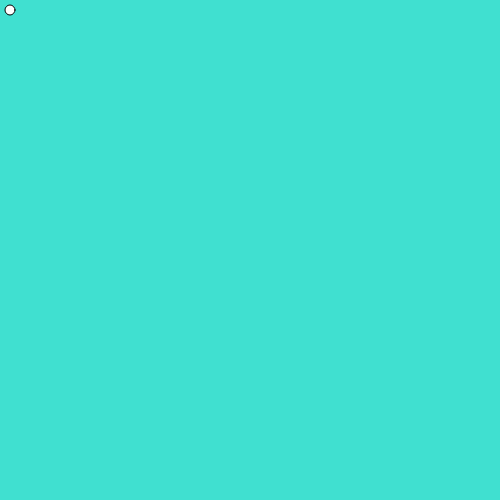
Frame 1 (no input)
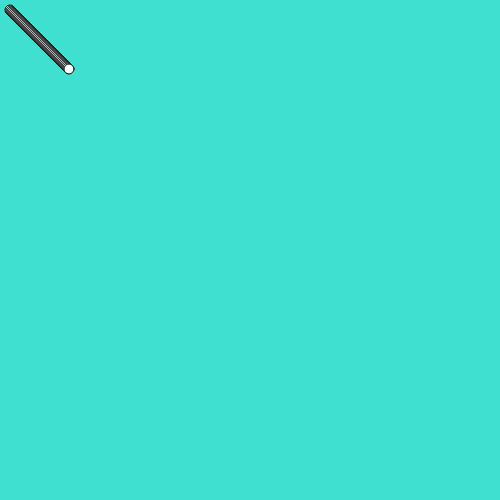
Frame 60 (no input)
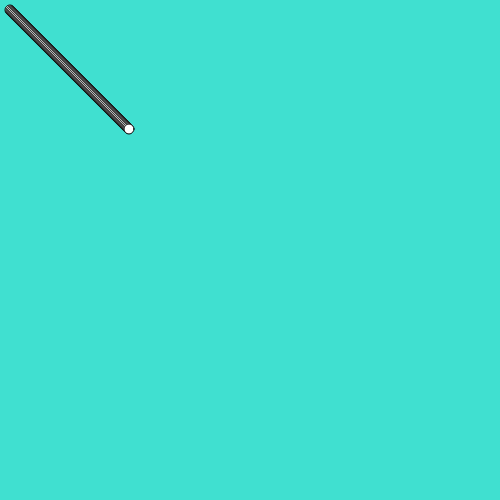
Frame 120 (the mouse pressed at the canvas centre since frame 60)

The p5.js sketch that drew these frames (run headless with seeded random() and noise() and a simulated clock; from frame 60 on, the mouse is pressed at the canvas centre):

// p5.js sketch
// ── sketch.js
var bgColor = "turquoise"
var x = 10;
var y = 10;

function setup() {
    createCanvas(500, 500);
    
    background(bgColor);
}

function draw() {
    ellipse(x, y, 10, 10);
    
    if(x <= 490 && y <= 490) {
        x++;
        y++;   
    }
}
